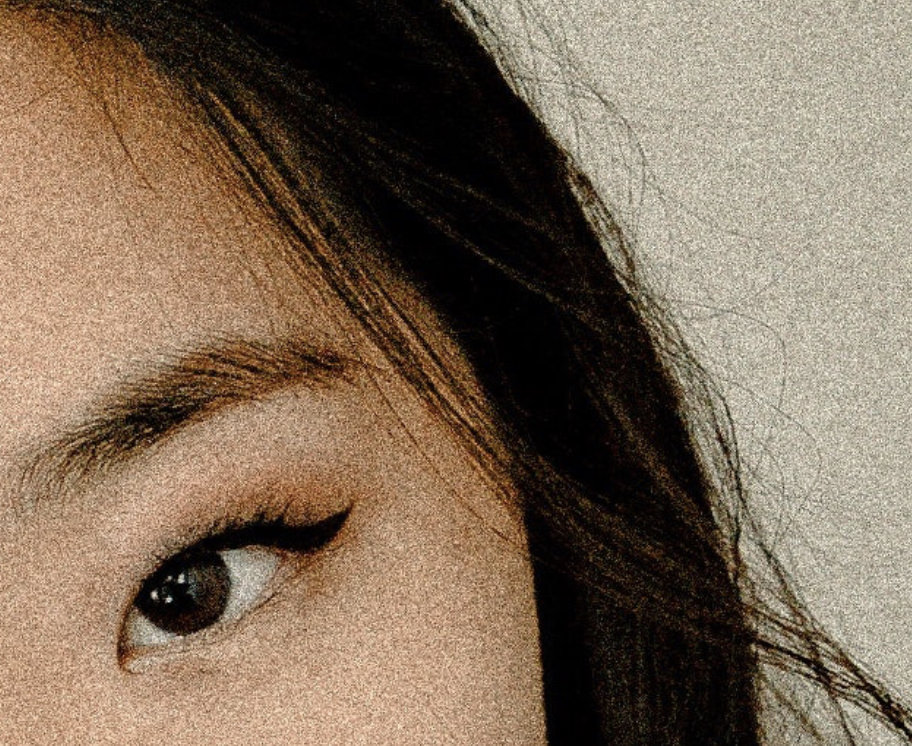
#> input picture PycharmProjects/ImageFilteringTechniques/source/noicyImg.jpg, 912 x 746 px
$ python figure.py   (older library calls are emulated)
#> lines starting #> are read from the running program, lines starting #| are printed output that depends on the picture; long printed decimals are rounded
import cv2
import numpy as np
from skimage.metrics import structural_similarity as ssim

def calculate_metrics(original, filtered):
    # Convert images to float32 for more accurate calculations
    original = original.astype(np.float32)
    filtered = filtered.astype(np.float32)

    # Calculate MSE
    mse_value = np.mean((original - filtered) ** 2)

    # Calculate PSNR
    if mse_value == 0:  # Prevent division by zero
        psnr_value = float('inf')
    else:
        psnr_value = 20 * np.log10(255.0 / np.sqrt(mse_value))

    # Calculate SSIM
    ssim_value = ssim(original, filtered, multichannel=True)

    return psnr_value, ssim_value, mse_value

# Load the original image
original_image_path = 'source/noicyImg.jpg'  # Replace with your image path
original = cv2.imread(original_image_path)
#> original is the input picture: shape (746, 912, 3); mean B, G, R 87.8, 106.6, 125

# Apply different filters
filters = {
    'Gaussian Filter': cv2.GaussianBlur(original, (5, 5), 0),
    'Median Filter': cv2.medianBlur(original, 5),
    'Bilateral Filter': cv2.bilateralFilter(original, d=9, sigmaColor=75, sigmaSpace=75),
    'Non-Local Means Filter': cv2.fastNlMeansDenoisingColored(original, None, 10, 10, 21)
}

# Initialize a results list
results = []

# Calculate metrics for each filtered image
for filter_name, filtered_image in filters.items():
    psnr_value, ssim_value, mse_value = calculate_metrics(original, filtered_image)
    results.append({
        'Filter Type': filter_name,
        'PSNR (dB)': psnr_value,
        'SSIM': ssim_value,
        'MSE': mse_value
    })
#> this loop made 4 passes
#> (filter_name, mse_value, psnr_value, ssim_value) on passes 1 to 4: ('Gaussian Filter', 136.8, 26.77, 0.674), ('Median Filter', 249.3, 24.16, 0.367), ('Bilateral Filter', 98.46, 28.2, 0.652), ('Non-Local Means Filter', 201.3, 25.09, 0.436)
#> after the loop, results = 4 items

# Create a DataFrame from the results
import pandas as pd
results_df = pd.DataFrame(results)
#> results_df = table of 4 rows and 4 columns

# Display the results
print("Metric Evaluation Matrix for Individual Filters:")
print(results_df)
#|               Filter Type  PSNR (dB)      SSIM         MSE
#| 0         Gaussian Filter  26.770  0.6737  136.796
#| 1           Median Filter  24.164  0.3667  249.267
#| 2        Bilateral Filter  28.198  0.6523   98.458
#| 3  Non-Local Means Filter  25.092  0.4357  201.314

# Optionally, plot the results
import matplotlib.pyplot as plt

# Set the index to 'Filter Type' and transpose the DataFrame
results_df.set_index('Filter Type', inplace=True)
results_df_transposed = results_df.transpose()
#> results_df_transposed = table of 3 rows and 4 columns

# Plotting the metrics
ax = results_df_transposed.plot(kind='bar', figsize=(10, 6))
plt.title('Metric Evaluation for Individual Filters')
plt.xlabel('Metrics')
plt.ylabel('Values')
plt.xticks(rotation=45)
plt.legend(title='Filter Type')
plt.tight_layout()  # Adjust layout to make room for the legend
plt.show()
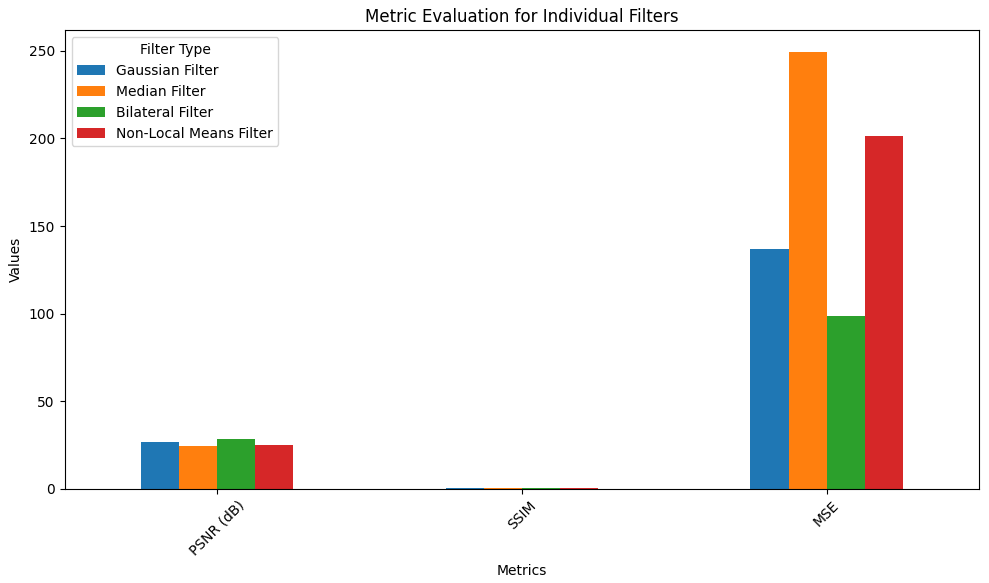
#> figure drawn by matplotlib, 1 panel; tallest bar 136.8 high, from x = 1.75 to 1.88; tallest bar 249.3 high, from x = 1.88 to 2; tallest bar 98.46 high, from x = 2 to 2.12

$ run again, with PycharmProjects/ImageFilteringTechniques/source/100007.jpg copied over PycharmProjects/ImageFilteringTechniques/source/noicyImg.jpg
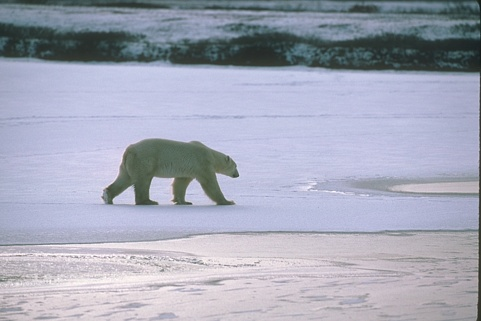
#> input picture PycharmProjects/ImageFilteringTechniques/source/100007.jpg, 481 x 321 px
#> original is the input picture: shape (321, 481, 3); mean B, G, R 183.7, 167.6, 164.2
#> the loop `for filter_name, filtered_image in filters.items():` made 4 passes
#> (filter_name, mse_value, psnr_value, ssim_value) on passes 1 to 4: ('Gaussian Filter', 35.68, 32.61, 0.701), ('Median Filter', 51.57, 31.01, 0.488), ('Bilateral Filter', 29.5, 33.43, 0.511), ('Non-Local Means Filter', 80.03, 29.1, 0.307)
#> after the loop `for filter_name, filtered_image in filters.items():`: results = 4 items
#> results_df = table of 4 rows and 4 columns
#|               Filter Type  PSNR (dB)      SSIM        MSE
#| 0         Gaussian Filter  32.607  0.7013  35.680
#| 1           Median Filter  31.007  0.4881  51.566
#| 2        Bilateral Filter  33.433  0.5111  29.499
#| 3  Non-Local Means Filter  29.098  0.307  80.031
#> results_df_transposed = table of 3 rows and 4 columns
#> `plt.show()`:
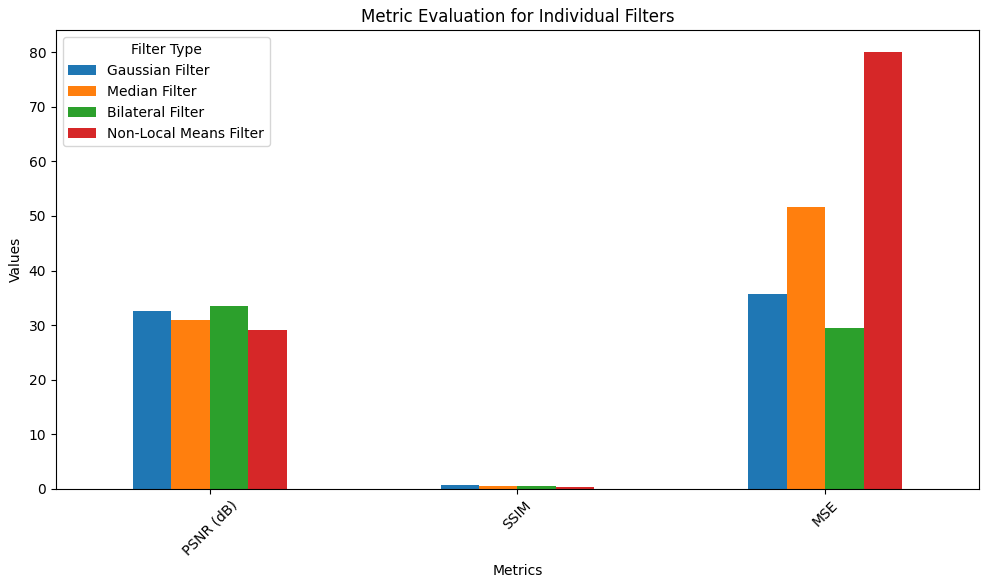
#> figure drawn by matplotlib, 1 panel; tallest bar 35.68 high, from x = 1.75 to 1.88; tallest bar 51.57 high, from x = 1.88 to 2; tallest bar 33.43 high, from x = 0 to 0.125

$ run again, with PycharmProjects/ImageFilteringTechniques/source/12.jpg copied over PycharmProjects/ImageFilteringTechniques/source/noicyImg.jpg
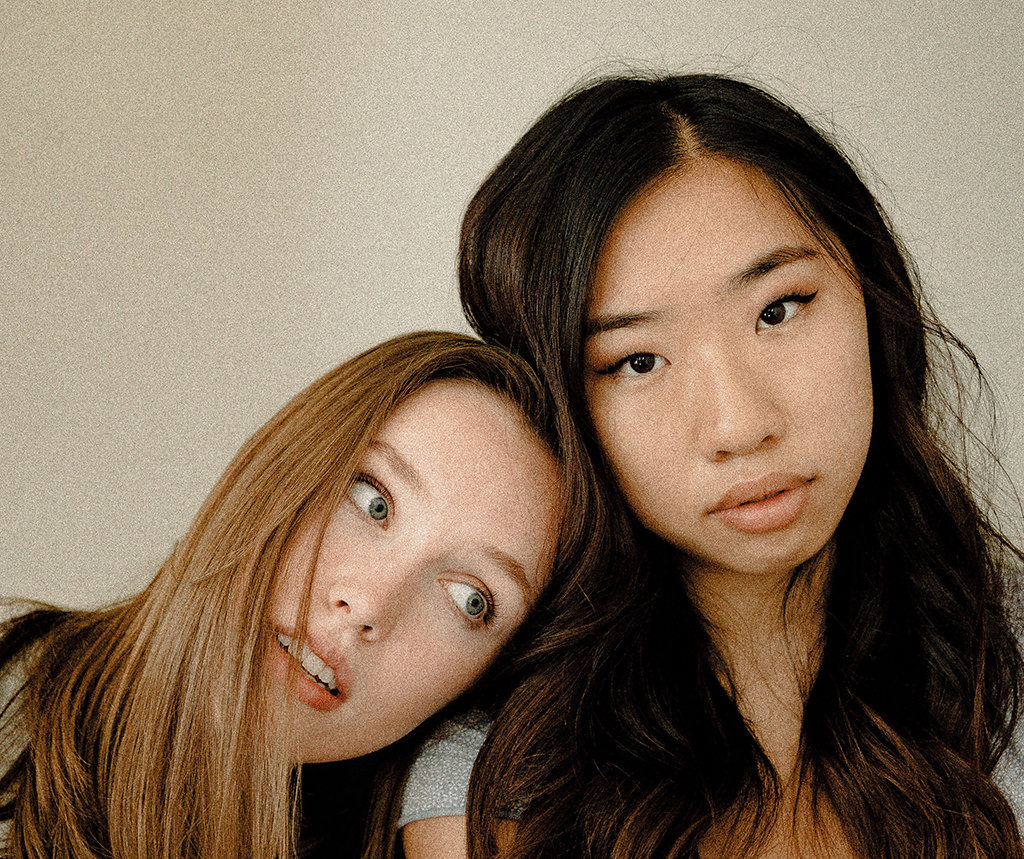
#> input picture PycharmProjects/ImageFilteringTechniques/source/12.jpg, 1024 x 859 px
#> original is the input picture: shape (859, 1024, 3); mean B, G, R 91, 111.4, 131.1
#> the loop `for filter_name, filtered_image in filters.items():` made 4 passes
#> (filter_name, mse_value, psnr_value, ssim_value) on passes 1 to 4: ('Gaussian Filter', 144.1, 26.55, 0.46), ('Median Filter', 207.4, 24.96, 0.222), ('Bilateral Filter', 93.18, 28.44, 0.513), ('Non-Local Means Filter', 108.5, 27.78, 0.434)
#> after the loop `for filter_name, filtered_image in filters.items():`: results = 4 items
#> results_df = table of 4 rows and 4 columns
#|               Filter Type  PSNR (dB)      SSIM         MSE
#| 0         Gaussian Filter  26.546  0.4604  144.052
#| 1           Median Filter  24.962  0.222  207.424
#| 2        Bilateral Filter  28.438  0.5129   93.178
#| 3  Non-Local Means Filter  27.776  0.4336  108.517
#> results_df_transposed = table of 3 rows and 4 columns
#> `plt.show()`:
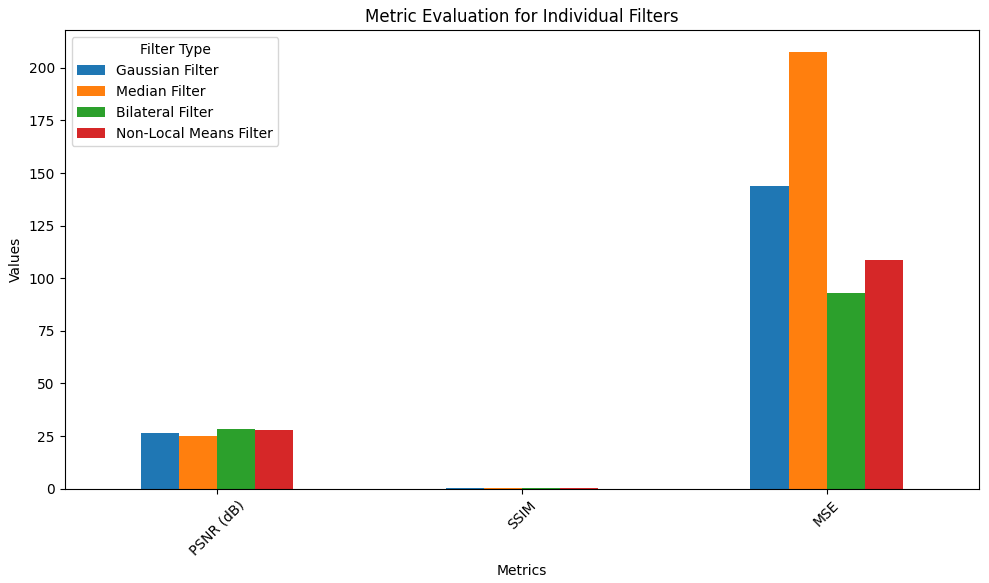
#> figure drawn by matplotlib, 1 panel; tallest bar 144.1 high, from x = 1.75 to 1.88; tallest bar 207.4 high, from x = 1.88 to 2; tallest bar 93.18 high, from x = 2 to 2.12

$ run again, with PycharmProjects/ImageFilteringTechniques/source/33.jpg copied over PycharmProjects/ImageFilteringTechniques/source/noicyImg.jpg
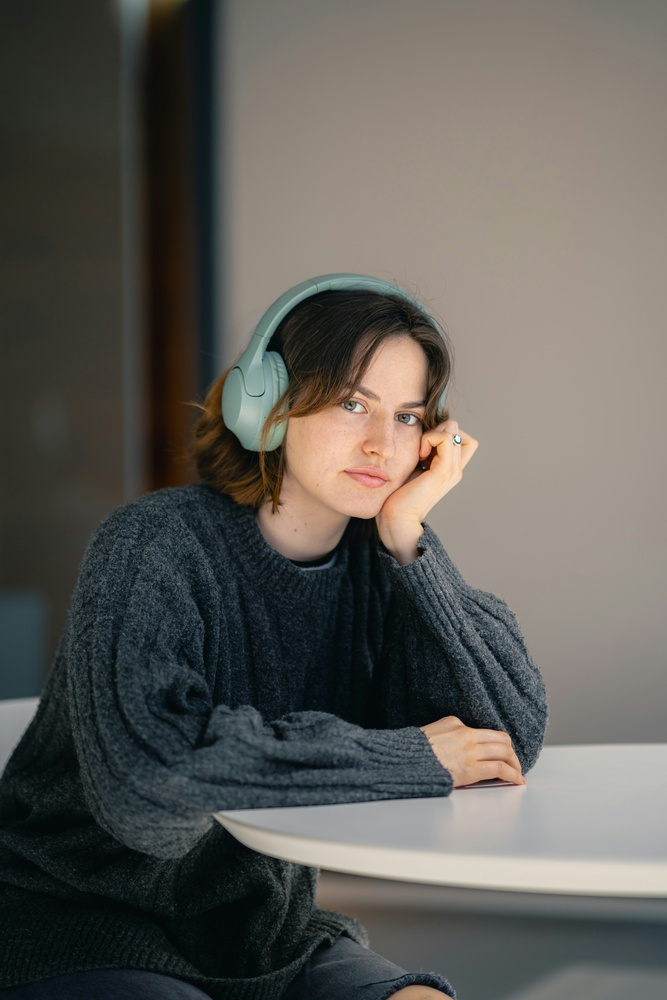
#> input picture PycharmProjects/ImageFilteringTechniques/source/33.jpg, 667 x 1000 px, shrunk from 4511 x 6766 before the run
#> original is the input picture: shape (1000, 667, 3); mean B, G, R 87.7, 92.8, 94.9
#> the loop `for filter_name, filtered_image in filters.items():` made 4 passes
#> (filter_name, mse_value, psnr_value, ssim_value) on passes 1 to 4: ('Gaussian Filter', 14.76, 36.44, 0.786), ('Median Filter', 22.56, 34.6, 0.64), ('Bilateral Filter', 15.16, 36.32, 0.57), ('Non-Local Means Filter', 18.52, 35.45, 0.434)
#> after the loop `for filter_name, filtered_image in filters.items():`: results = 4 items
#> results_df = table of 4 rows and 4 columns
#|               Filter Type  PSNR (dB)      SSIM        MSE
#| 0         Gaussian Filter  36.441  0.7856  14.756
#| 1           Median Filter  34.597  0.6402  22.561
#| 2        Bilateral Filter  36.323  0.5701  15.161
#| 3  Non-Local Means Filter  35.454  0.4338  18.520
#> results_df_transposed = table of 3 rows and 4 columns
#> `plt.show()`:
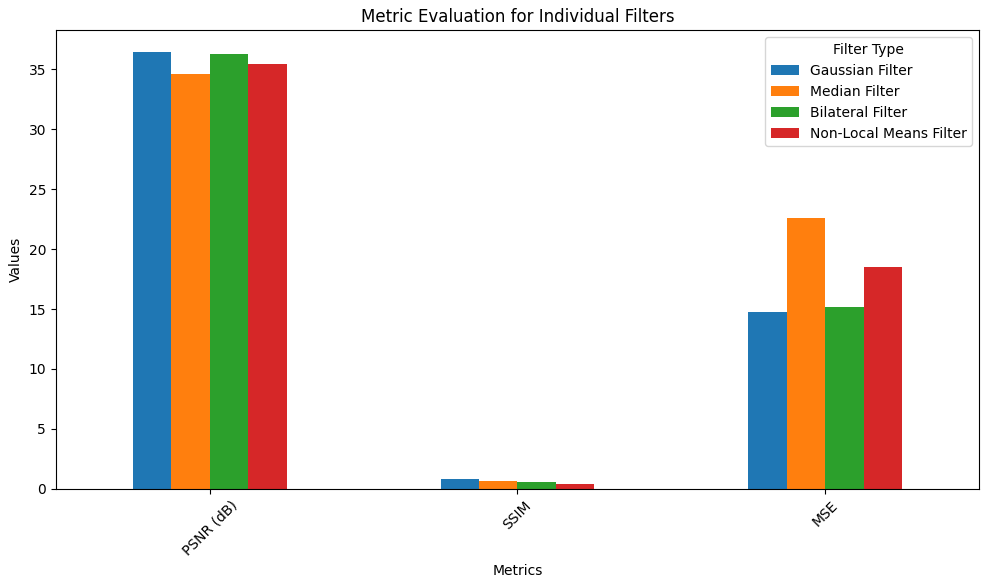
#> figure drawn by matplotlib, 1 panel; tallest bar 36.44 high, from x = -0.25 to -0.125; tallest bar 34.6 high, from x = -0.125 to 0; tallest bar 36.32 high, from x = 0 to 0.125
